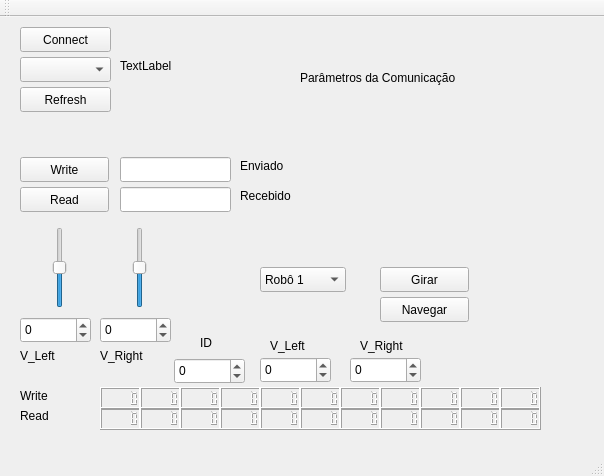
<?xml version="1.0" encoding="UTF-8"?>
<ui version="4.0">
 <class>MainWindow</class>
 <widget class="QMainWindow" name="MainWindow">
  <property name="geometry">
   <rect>
    <x>0</x>
    <y>0</y>
    <width>604</width>
    <height>476</height>
   </rect>
  </property>
  <property name="windowTitle">
   <string>MainWindow</string>
  </property>
  <widget class="QWidget" name="centralWidget">
   <widget class="QPushButton" name="Connect_Disconect">
    <property name="geometry">
     <rect>
      <x>20</x>
      <y>10</y>
      <width>91</width>
      <height>25</height>
     </rect>
    </property>
    <property name="text">
     <string>Connect</string>
    </property>
   </widget>
   <widget class="QComboBox" name="comboBox">
    <property name="geometry">
     <rect>
      <x>20</x>
      <y>40</y>
      <width>91</width>
      <height>25</height>
     </rect>
    </property>
   </widget>
   <widget class="QLabel" name="label">
    <property name="geometry">
     <rect>
      <x>120</x>
      <y>40</y>
      <width>261</width>
      <height>17</height>
     </rect>
    </property>
    <property name="text">
     <string>TextLabel</string>
    </property>
   </widget>
   <widget class="QPushButton" name="Write">
    <property name="geometry">
     <rect>
      <x>20</x>
      <y>140</y>
      <width>89</width>
      <height>25</height>
     </rect>
    </property>
    <property name="text">
     <string>Write</string>
    </property>
   </widget>
   <widget class="QLineEdit" name="lineEdit">
    <property name="geometry">
     <rect>
      <x>120</x>
      <y>140</y>
      <width>111</width>
      <height>25</height>
     </rect>
    </property>
   </widget>
   <widget class="QLabel" name="label_2">
    <property name="geometry">
     <rect>
      <x>240</x>
      <y>140</y>
      <width>67</width>
      <height>17</height>
     </rect>
    </property>
    <property name="text">
     <string>Enviado</string>
    </property>
   </widget>
   <widget class="QLineEdit" name="lineEdit_2">
    <property name="geometry">
     <rect>
      <x>120</x>
      <y>170</y>
      <width>111</width>
      <height>25</height>
     </rect>
    </property>
   </widget>
   <widget class="QLabel" name="label_3">
    <property name="geometry">
     <rect>
      <x>240</x>
      <y>170</y>
      <width>67</width>
      <height>17</height>
     </rect>
    </property>
    <property name="text">
     <string>Recebido</string>
    </property>
   </widget>
   <widget class="QPushButton" name="CheckSerial_Button">
    <property name="geometry">
     <rect>
      <x>20</x>
      <y>70</y>
      <width>91</width>
      <height>25</height>
     </rect>
    </property>
    <property name="text">
     <string>Refresh</string>
    </property>
   </widget>
   <widget class="QPushButton" name="Read">
    <property name="geometry">
     <rect>
      <x>20</x>
      <y>170</y>
      <width>89</width>
      <height>25</height>
     </rect>
    </property>
    <property name="text">
     <string>Read</string>
    </property>
   </widget>
   <widget class="QLabel" name="Baud_Rate">
    <property name="geometry">
     <rect>
      <x>300</x>
      <y>0</y>
      <width>201</width>
      <height>121</height>
     </rect>
    </property>
    <property name="text">
     <string>Parâmetros da Comunicação</string>
    </property>
   </widget>
   <widget class="QSlider" name="verticalSlider_vel_R">
    <property name="geometry">
     <rect>
      <x>130</x>
      <y>210</y>
      <width>20</width>
      <height>81</height>
     </rect>
    </property>
    <property name="minimum">
     <number>-100</number>
    </property>
    <property name="maximum">
     <number>100</number>
    </property>
    <property name="orientation">
     <enum>Qt::Vertical</enum>
    </property>
   </widget>
   <widget class="QSpinBox" name="spinBox_vel_R">
    <property name="geometry">
     <rect>
      <x>100</x>
      <y>300</y>
      <width>71</width>
      <height>26</height>
     </rect>
    </property>
    <property name="minimum">
     <number>-100</number>
    </property>
    <property name="maximum">
     <number>100</number>
    </property>
   </widget>
   <widget class="QSpinBox" name="spinBox_texte">
    <property name="geometry">
     <rect>
      <x>174</x>
      <y>341</y>
      <width>71</width>
      <height>26</height>
     </rect>
    </property>
    <property name="minimum">
     <number>-256</number>
    </property>
    <property name="maximum">
     <number>256</number>
    </property>
    <property name="value">
     <number>0</number>
    </property>
   </widget>
   <widget class="QSpinBox" name="spinBox_texte_2">
    <property name="geometry">
     <rect>
      <x>350</x>
      <y>340</y>
      <width>71</width>
      <height>26</height>
     </rect>
    </property>
    <property name="minimum">
     <number>-100</number>
    </property>
    <property name="maximum">
     <number>100</number>
    </property>
    <property name="value">
     <number>0</number>
    </property>
   </widget>
   <widget class="QSlider" name="verticalSlider_vel_L">
    <property name="geometry">
     <rect>
      <x>50</x>
      <y>210</y>
      <width>20</width>
      <height>81</height>
     </rect>
    </property>
    <property name="minimum">
     <number>-100</number>
    </property>
    <property name="maximum">
     <number>100</number>
    </property>
    <property name="orientation">
     <enum>Qt::Vertical</enum>
    </property>
   </widget>
   <widget class="QSpinBox" name="spinBox_vel_L">
    <property name="geometry">
     <rect>
      <x>20</x>
      <y>300</y>
      <width>71</width>
      <height>26</height>
     </rect>
    </property>
    <property name="minimum">
     <number>-100</number>
    </property>
    <property name="maximum">
     <number>100</number>
    </property>
   </widget>
   <widget class="QComboBox" name="Select_Robot">
    <property name="geometry">
     <rect>
      <x>260</x>
      <y>250</y>
      <width>86</width>
      <height>25</height>
     </rect>
    </property>
    <item>
     <property name="text">
      <string>Robô 1</string>
     </property>
    </item>
    <item>
     <property name="text">
      <string>Robô 2</string>
     </property>
    </item>
    <item>
     <property name="text">
      <string>Robô 3</string>
     </property>
    </item>
    <item>
     <property name="text">
      <string>Robô 4</string>
     </property>
    </item>
    <item>
     <property name="text">
      <string>Robô 5</string>
     </property>
    </item>
   </widget>
   <widget class="QLabel" name="label_4">
    <property name="geometry">
     <rect>
      <x>20</x>
      <y>330</y>
      <width>67</width>
      <height>17</height>
     </rect>
    </property>
    <property name="text">
     <string>V_Left</string>
    </property>
   </widget>
   <widget class="QLabel" name="label_5">
    <property name="geometry">
     <rect>
      <x>100</x>
      <y>330</y>
      <width>67</width>
      <height>17</height>
     </rect>
    </property>
    <property name="text">
     <string>V_Right</string>
    </property>
   </widget>
   <widget class="QPushButton" name="Girar">
    <property name="geometry">
     <rect>
      <x>380</x>
      <y>250</y>
      <width>89</width>
      <height>25</height>
     </rect>
    </property>
    <property name="text">
     <string>Girar</string>
    </property>
   </widget>
   <widget class="QSpinBox" name="spinBox_texte_3">
    <property name="geometry">
     <rect>
      <x>260</x>
      <y>340</y>
      <width>71</width>
      <height>26</height>
     </rect>
    </property>
    <property name="minimum">
     <number>-100</number>
    </property>
    <property name="maximum">
     <number>100</number>
    </property>
   </widget>
   <widget class="QLabel" name="label_6">
    <property name="geometry">
     <rect>
      <x>200</x>
      <y>310</y>
      <width>41</width>
      <height>31</height>
     </rect>
    </property>
    <property name="text">
     <string>ID</string>
    </property>
   </widget>
   <widget class="QLabel" name="label_7">
    <property name="geometry">
     <rect>
      <x>270</x>
      <y>320</y>
      <width>67</width>
      <height>17</height>
     </rect>
    </property>
    <property name="text">
     <string>V_Left</string>
    </property>
   </widget>
   <widget class="QLabel" name="label_8">
    <property name="geometry">
     <rect>
      <x>360</x>
      <y>320</y>
      <width>67</width>
      <height>17</height>
     </rect>
    </property>
    <property name="text">
     <string>V_Right</string>
    </property>
   </widget>
   <widget class="QLCDNumber" name="lcdNumber_id">
    <property name="geometry">
     <rect>
      <x>100</x>
      <y>370</y>
      <width>41</width>
      <height>23</height>
     </rect>
    </property>
   </widget>
   <widget class="QLabel" name="label_9">
    <property name="geometry">
     <rect>
      <x>20</x>
      <y>370</y>
      <width>67</width>
      <height>17</height>
     </rect>
    </property>
    <property name="text">
     <string>Write</string>
    </property>
   </widget>
   <widget class="QLabel" name="label_10">
    <property name="geometry">
     <rect>
      <x>20</x>
      <y>390</y>
      <width>67</width>
      <height>17</height>
     </rect>
    </property>
    <property name="text">
     <string>Read</string>
    </property>
   </widget>
   <widget class="QLCDNumber" name="lcdNumber_L1">
    <property name="geometry">
     <rect>
      <x>140</x>
      <y>370</y>
      <width>41</width>
      <height>23</height>
     </rect>
    </property>
   </widget>
   <widget class="QLCDNumber" name="lcdNumber_R1">
    <property name="geometry">
     <rect>
      <x>180</x>
      <y>370</y>
      <width>41</width>
      <height>23</height>
     </rect>
    </property>
   </widget>
   <widget class="QLCDNumber" name="lcdNumber_L2">
    <property name="geometry">
     <rect>
      <x>220</x>
      <y>370</y>
      <width>41</width>
      <height>23</height>
     </rect>
    </property>
   </widget>
   <widget class="QLCDNumber" name="lcdNumber_R2">
    <property name="geometry">
     <rect>
      <x>260</x>
      <y>370</y>
      <width>41</width>
      <height>23</height>
     </rect>
    </property>
   </widget>
   <widget class="QLCDNumber" name="lcdNumber_L3">
    <property name="geometry">
     <rect>
      <x>300</x>
      <y>370</y>
      <width>41</width>
      <height>23</height>
     </rect>
    </property>
   </widget>
   <widget class="QLCDNumber" name="lcdNumber_R3">
    <property name="geometry">
     <rect>
      <x>340</x>
      <y>370</y>
      <width>41</width>
      <height>23</height>
     </rect>
    </property>
   </widget>
   <widget class="QLCDNumber" name="lcdNumber_L4">
    <property name="geometry">
     <rect>
      <x>380</x>
      <y>370</y>
      <width>41</width>
      <height>23</height>
     </rect>
    </property>
   </widget>
   <widget class="QLCDNumber" name="lcdNumber_R4">
    <property name="geometry">
     <rect>
      <x>420</x>
      <y>370</y>
      <width>41</width>
      <height>23</height>
     </rect>
    </property>
   </widget>
   <widget class="QLCDNumber" name="lcdNumber_L5">
    <property name="geometry">
     <rect>
      <x>460</x>
      <y>370</y>
      <width>41</width>
      <height>23</height>
     </rect>
    </property>
   </widget>
   <widget class="QLCDNumber" name="lcdNumber_R5">
    <property name="geometry">
     <rect>
      <x>500</x>
      <y>370</y>
      <width>41</width>
      <height>23</height>
     </rect>
    </property>
   </widget>
   <widget class="QLCDNumber" name="lcdNumber_id_r">
    <property name="geometry">
     <rect>
      <x>100</x>
      <y>390</y>
      <width>41</width>
      <height>23</height>
     </rect>
    </property>
   </widget>
   <widget class="QLCDNumber" name="lcdNumber_L1_r">
    <property name="geometry">
     <rect>
      <x>140</x>
      <y>390</y>
      <width>41</width>
      <height>23</height>
     </rect>
    </property>
   </widget>
   <widget class="QLCDNumber" name="lcdNumber_R1_r">
    <property name="geometry">
     <rect>
      <x>180</x>
      <y>390</y>
      <width>41</width>
      <height>23</height>
     </rect>
    </property>
   </widget>
   <widget class="QLCDNumber" name="lcdNumber_L2_r">
    <property name="geometry">
     <rect>
      <x>220</x>
      <y>390</y>
      <width>41</width>
      <height>23</height>
     </rect>
    </property>
   </widget>
   <widget class="QLCDNumber" name="lcdNumber_R2_r">
    <property name="geometry">
     <rect>
      <x>260</x>
      <y>390</y>
      <width>41</width>
      <height>23</height>
     </rect>
    </property>
   </widget>
   <widget class="QLCDNumber" name="lcdNumber_L3_r">
    <property name="geometry">
     <rect>
      <x>300</x>
      <y>390</y>
      <width>41</width>
      <height>23</height>
     </rect>
    </property>
   </widget>
   <widget class="QLCDNumber" name="lcdNumber_R3_r">
    <property name="geometry">
     <rect>
      <x>340</x>
      <y>390</y>
      <width>41</width>
      <height>23</height>
     </rect>
    </property>
   </widget>
   <widget class="QLCDNumber" name="lcdNumber_L4_r">
    <property name="geometry">
     <rect>
      <x>380</x>
      <y>390</y>
      <width>41</width>
      <height>23</height>
     </rect>
    </property>
   </widget>
   <widget class="QLCDNumber" name="lcdNumber_R4_r">
    <property name="geometry">
     <rect>
      <x>420</x>
      <y>390</y>
      <width>41</width>
      <height>23</height>
     </rect>
    </property>
   </widget>
   <widget class="QLCDNumber" name="lcdNumber_L5_r">
    <property name="geometry">
     <rect>
      <x>460</x>
      <y>390</y>
      <width>41</width>
      <height>23</height>
     </rect>
    </property>
   </widget>
   <widget class="QLCDNumber" name="lcdNumber_R5_r">
    <property name="geometry">
     <rect>
      <x>500</x>
      <y>390</y>
      <width>41</width>
      <height>23</height>
     </rect>
    </property>
   </widget>
   <widget class="QPushButton" name="navegar">
    <property name="geometry">
     <rect>
      <x>380</x>
      <y>280</y>
      <width>89</width>
      <height>25</height>
     </rect>
    </property>
    <property name="text">
     <string>Navegar</string>
    </property>
   </widget>
  </widget>
  <widget class="QMenuBar" name="menuBar">
   <property name="geometry">
    <rect>
     <x>0</x>
     <y>0</y>
     <width>604</width>
     <height>22</height>
    </rect>
   </property>
  </widget>
  <widget class="QToolBar" name="mainToolBar">
   <attribute name="toolBarArea">
    <enum>TopToolBarArea</enum>
   </attribute>
   <attribute name="toolBarBreak">
    <bool>false</bool>
   </attribute>
  </widget>
  <widget class="QStatusBar" name="statusBar"/>
 </widget>
 <layoutdefault spacing="6" margin="11"/>
 <resources/>
 <connections/>
</ui>
